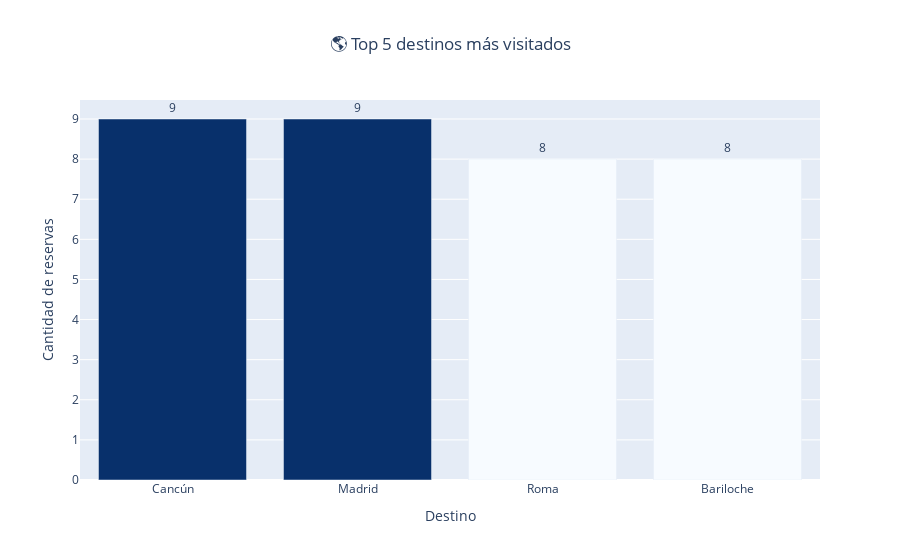

Notebook code cell kept with this figure:
### Code cell
import pandas as pd
import plotly.express as px

def top5_destinos_mas_visitados_plotly():
    """
    Muestra el TOP 5 de destinos más visitados (reservas confirmadas o pagadas),
    con gráfico interactivo en Plotly.
    """
    print("\n" + "="*80)
    print("2.m.i — TOP 5 DESTINOS MÁS VISITADOS")
    print("="*80)

    # Reservas confirmadas o pagadas por destino
    agg = list(db.reservas.aggregate([
        {"$match": {"estado": {"$in": ["Confirmada", "Pagada"]}}},
        {"$group": {"_id": "$destino_id", "cantidad": {"$sum": 1}}},
        {"$sort": {"cantidad": -1}},
        {"$limit": 5}
    ]))

    # Mapeo destino_id → ciudad
    destinos_dict = {d["destino_id"]: d["ciudad"] for d in db.destinos.find({}, {"_id": 0, "destino_id": 1, "ciudad": 1})}
    ciudades = [destinos_dict.get(a["_id"], str(a["_id"])) for a in agg]
    valores = [a["cantidad"] for a in agg]

    # DataFrame
    df = pd.DataFrame({"Destino": ciudades, "Reservas": valores})

    # Gráfico de barras (color más fuerte = más reservas)
    fig = px.bar(
        df,
        x="Destino",
        y="Reservas",
        color="Reservas",
        color_continuous_scale="Blues",
        title="🌎 Top 5 destinos más visitados",
        text="Reservas"
    )
    fig.update_traces(textposition="outside")
    fig.update_layout(
        xaxis_title="Destino",
        yaxis_title="Cantidad de reservas",
        title_x=0.5,
        coloraxis_showscale=False
    )
    fig.show()

    # 5️⃣ Mensaje del destino más visitado
    top_destino = df.iloc[0]
    print(f"🏆 El destino más visitado es **{top_destino['Destino']}**, con {top_destino['Reservas']} reservas.")
    return df

# Ejecutar
df_top5_destinos = top5_destinos_mas_visitados_plotly()

### Figure 1 — Plotly figure (JSON) as saved in the notebook; plotly's stock layout.template omitted (floating-point values rounded to 4 significant figures)
{"data": [{"hovertemplate": "Destino=%{x}<br>Reservas=%{marker.color}<extra></extra>", "legendgroup": "", "marker": {"color": [9, 9, 8, 8], "coloraxis": "coloraxis", "pattern": {"shape": ""}}, "name": "", "orientation": "v", "showlegend": false, "text": [9.0, 9.0, 8.0, 8.0], "textposition": "outside", "type": "bar", "x": ["Cancún", "Madrid", "Roma", "Bariloche"], "xaxis": "x", "y": [9, 9, 8, 8], "yaxis": "y"}], "layout": {"barmode": "relative", "coloraxis": {"colorbar": {"title": {"text": "Reservas"}}, "colorscale": [[0, "rgb(247,251,255)"], [0.125, "rgb(222,235,247)"], [0.25, "rgb(198,219,239)"], [0.375, "rgb(158,202,225)"], [0.5, "rgb(107,174,214)"], [0.625, "rgb(66,146,198)"], [0.75, "rgb(33,113,181)"], [0.875, "rgb(8,81,156)"], [1, "rgb(8,48,107)"]], "showscale": false}, "legend": {"tracegroupgap": 0}, "title": {"text": "🌎 Top 5 destinos más visitados", "x": 0.5}, "xaxis": {"anchor": "y", "domain": [0, 1], "title": {"text": "Destino"}}, "yaxis": {"anchor": "x", "domain": [0, 1], "title": {"text": "Cantidad de reservas"}}}}
